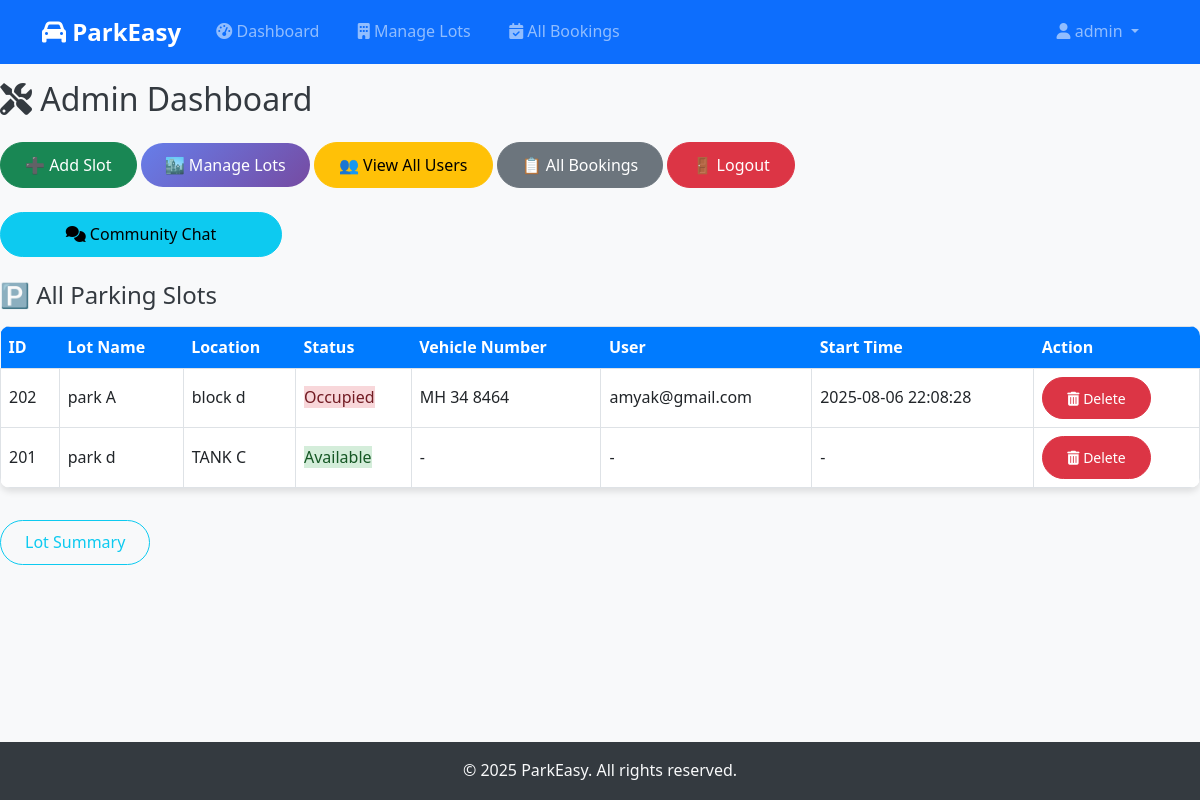
The page /admin/dashboard (signed in) on the database its author committed.
### tables this page shows
CREATE TABLE bookings (
            id INTEGER PRIMARY KEY AUTOINCREMENT,
            user_email TEXT NOT NULL,
            slot_id INTEGER NOT NULL,
            vehicle_number TEXT NOT NULL,
            start_time TEXT,
            end_time TEXT,
            cost REAL
        );

CREATE TABLE slots (
            id INTEGER PRIMARY KEY AUTOINCREMENT,
            lot_id INTEGER,
            location TEXT,
            time TEXT, status TEXT DEFAULT 'A',
            FOREIGN KEY (lot_id) REFERENCES parking_lots(id)
        );

CREATE TABLE parking_lots (
        id INTEGER PRIMARY KEY AUTOINCREMENT,
        name TEXT NOT NULL UNIQUE,
        price REAL DEFAULT 1.0
    );

CREATE TABLE users (
            id INTEGER PRIMARY KEY AUTOINCREMENT,
            username TEXT UNIQUE NOT NULL,
            password TEXT NOT NULL,
            is_admin INTEGER DEFAULT 0
        );

### app.py (the view)
@app.route('/admin/dashboard')
def admin_dashboard():
    if not session.get('is_admin'):
        flash("Access denied.")
        return redirect('/login')
    conn = sqlite3.connect('database.db')
    cur = conn.cursor()
    cur.execute('''
        SELECT s.id, l.name, s.location, s.status,
               b.vehicle_number, u.username, b.start_time, b.cost
        FROM slots s
        JOIN parking_lots l ON s.lot_id = l.id
        LEFT JOIN bookings b ON s.id = b.slot_id AND b.end_time IS NULL
        LEFT JOIN users u ON b.user_email = u.username
        ORDER BY l.name, s.location
    ''')
    slots = cur.fetchall()
    cur.execute("SELECT COUNT(*) FROM slots WHERE status = 'A'")
    available_slots = cur.fetchone()[0]
    cur.execute("SELECT COUNT(*) FROM slots WHERE status = 'O'")
    occupied_slots = cur.fetchone()[0]
    cur.execute("SELECT COUNT(*) FROM bookings WHERE end_time IS NULL")
    active_bookings = cur.fetchone()[0]
    cur.execute("SELECT SUM(cost) FROM bookings WHERE DATE(start_time) = DATE('now')")
    today_revenue = cur.fetchone()[0] or 0
    cur.execute("SELECT COUNT(*) FROM users WHERE is_admin = 0")
    total_users = cur.fetchone()[0]
    conn.close()
    stats = {
        'available_slots': available_slots,
        'occupied_slots': occupied_slots,
        'active_bookings': active_bookings,
        'today_revenue': today_revenue,
        'total_users': total_users
    }
    return render_template('admin_dashboard.html', slots=slots, stats=stats)

### templates/admin_dashboard.html (shortened to what this page needs)
{% extends 'base.html' %}
{% block content %}
<h2 class="mb-4"><i class="fas fa-tools"></i> Admin Dashboard</h2>
<div class="dashboard-buttons mb-4">
  <a class="btn btn-success" href="/admin/add_slot">➕ Add Slot</a>
  <a class="btn btn-primary" href="/admin/lots">🏙️ Manage Lots</a>
  <a class="btn btn-warning" href="/admin/users">👥 View All Users</a>
  <a class="btn btn-secondary" href="/admin/all_bookings">📋 All Bookings</a>
  <a class="btn btn-danger" href="/logout">🚪 Logout</a>
</div>
<div class="row mb-4">
  <div class="col-md-3">
    <a href="/chat" class="btn btn-info w-100">
      <i class="fas fa-comments"></i> Community Chat
    </a>
  </div>
</div>
<h4 class="mb-3">🅿️ All Parking Slots</h4>
<div class="table-responsive">
  <table class="table table-bordered table-hover align-middle">
    <thead>
      <tr>
        <th>ID</th>
        <th>Lot Name</th>
        <th>Location</th>
        <th>Status</th>
        <th>Vehicle Number</th>
        <th>User</th>
        <th>Start Time</th>
        <th>Action</th>
      </tr>
    </thead>
    <tbody>
      {% for slot in slots %}
      <tr>
        <td>{{ slot[0] }}</td>
        <td>{{ slot[1] }}</td>
        <td>{{ slot[2] }}</td>
        <td>
          {% if slot[3] == 'O' %}
            <span class="status-occupied">Occupied</span>
          {% else %}
            <span class="status-available">Available</span>
          {% endif %}
        </td>
        <td>{{ slot[4] if slot[3] == 'O' else '-' }}</td>
        <td>{{ slot[5] if slot[3] == 'O' else '-' }}</td>
        <td>{{ slot[6] if slot[3] == 'O' else '-' }}</td>
        <td>
          <a class="btn btn-sm btn-danger" href="/admin/delete_slot/{{ slot[0] }}">
            <i class="fas fa-trash-alt"></i> Delete
          </a>
        </td>
      </tr>
      {% endfor %}
    </tbody>
  </table>
</div>
<a class="btn btn-outline-info mt-3" href="/admin/lot_summary">
   Lot Summary
</a>
{% endblock %}

### templates/base.html (shortened to what this page needs)
<!DOCTYPE html>
<html lang="en">
<head>
    <link href="https://cdn.jsdelivr.net/npm/bootstrap@5.3.0/dist/css/bootstrap.min.css" rel="stylesheet">
    <link href="https://cdnjs.cloudflare.com/ajax/libs/font-awesome/6.0.0/css/all.min.css" rel="stylesheet">
</head>
<body>
    <nav class="navbar navbar-expand-lg navbar-dark bg-primary fixed-top">
        <div class="container">
            <a class="navbar-brand" href="/">
                <i class="fas fa-car"></i> ParkEasy
            </a>
            <div class="collapse navbar-collapse" id="navbarNav">
                <ul class="navbar-nav me-auto">
                    {% if session.username %}
                        {% if session.is_admin %}
                            <li class="nav-item">
                                <a class="nav-link" href="/admin/dashboard"><i class="fas fa-tachometer-alt"></i> Dashboard</a>
                            </li>
                            <li class="nav-item">
                                <a class="nav-link" href="/admin/lots"><i class="fas fa-building"></i> Manage Lots</a>
                            </li>
                            <li class="nav-item">
                                <a class="nav-link" href="/admin/all_bookings"><i class="fas fa-calendar-check"></i> All Bookings</a>
                            </li>
                        {% endif %}
                    {% endif %}
                </ul>
                <ul class="navbar-nav">
                    {% if session.username %}
                        <li class="nav-item dropdown">
                            <a class="nav-link dropdown-toggle" href="#" id="navbarDropdown" role="button" data-bs-toggle="dropdown">
                                <i class="fas fa-user"></i> {{ session.username }}
                            </a>
                        </li>
                    {% endif %}
                </ul>
            </div>
        </div>
    </nav>
    <main class="main-content">
        {% block content %}{% endblock %}
    </main>
    <footer class="footer mt-auto py-3 bg-dark text-light">
        <div class="container text-center">
            <span>&copy; 2025 ParkEasy. All rights reserved.</span>
        </div>
    </footer>
</body>
</html>

### templates/base.html (style rules this page uses)
:root { --primary-color: #007bff; --secondary-color: #6c757d; --success-color: #28a745; --danger-color: #dc3545; --warning-color: #ffc107; --info-color: #17a2b8; --light-color: #f8f9fa; --dark-color: #343a40; --gradient-bg: linear-gradient(135deg, #667eea 0%, #764ba2 100%); --card-shadow: 0 4px 6px rgba(0, 0, 0, 0.1); --border-radius: 10px; }
* { margin: 0; padding: 0; box-sizing: border-box; }
body { font-family: 'Segoe UI', Tahoma, Geneva, Verdana, sans-serif; line-height: 1.6; color: var(--dark-color); background: var(--light-color); display: flex; flex-direction: column; min-height: 100vh; }
.main-content { flex: 1; padding-top: 80px; padding-bottom: 20px; }
.btn { border-radius: 25px; padding: 0.6rem 1.5rem; font-weight: 500; transition: all 0.3s ease; }
.btn-primary { background: var(--gradient-bg); border: none; }
.table { border-radius: var(--border-radius); overflow: hidden; box-shadow: var(--card-shadow); }
.table thead th { background: var(--primary-color); color: white; border: none; font-weight: 600; }
.status-available { background-color: #d4edda; color: #155724; }
.status-occupied { background-color: #f8d7da; color: #721c24; }
.navbar-brand { font-weight: bold; font-size: 1.5rem; }
.navbar-nav .nav-link { transition: color 0.3s ease; padding: 0.5rem 1rem !important; border-radius: 20px; margin: 0 0.2rem; }
.footer { background: var(--dark-color) !important; margin-top: auto; }

### rows shown on the page
bookings: slot "202", name "park A", location "block d", shows "Occupied", vehicle_number.status "MH 34 8464", username "amyak@gmail.com", start_time.status "2025-08-06 22:08:28"
slots: id "201", name "park d", location "TANK C", shows "Available", status "-"

### other values the page prints
{{ session.username }} "admin"
